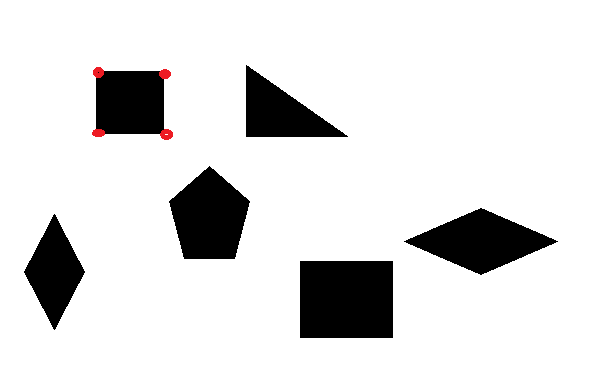
#> input picture img1.png, 600 x 386 px, given in place of the camera
$ python cam_track_hsv.py
#> lines starting #> are read from the running program, lines starting #| are printed output that depends on the picture; after the words box and inside, x2 and y2 are one past the last pixel; in counts of white or black regions, pixels touching at a corner belong together
import cv2
import numpy as np

def nothing(evt):
    pass

def zoom(img, zoom_factor=2):
    return cv2.resize(img, None, fx=zoom_factor, fy=zoom_factor)

def cvt_kel(kel):
    if kel%2==0:
        kel+=1
    return kel

cap = cv2.VideoCapture(0)
cap.set(3, 4608)
cap.set(4, 3456)

set_window = "Setting"
cv2.namedWindow(set_window)
cv2.createTrackbar('highH', set_window, 255, 255, nothing)
cv2.createTrackbar('highS', set_window, 255, 255, nothing)
cv2.createTrackbar('highV', set_window, 255, 255, nothing)

cv2.createTrackbar('lowH', set_window, 0, 255, nothing)
#> slider 'lowH' is set to 51
cv2.createTrackbar('lowS', set_window, 0, 255, nothing)
#> slider 'lowS' is set to 51
cv2.createTrackbar('lowV', set_window, 0, 255, nothing)
#> slider 'lowV' is set to 51

cv2.createTrackbar('kel', set_window, 0, 255, nothing)
#> slider 'kel' is set to 85

while 1:
    key = cv2.waitKey(1)&0xff
#> (key Esc is pressed here)
    highH = cv2.getTrackbarPos('highH', set_window)
    highS = cv2.getTrackbarPos('highS', set_window)
    highV = cv2.getTrackbarPos('highV', set_window)

    lowH = cv2.getTrackbarPos('lowH', set_window)
    lowS = cv2.getTrackbarPos('lowS', set_window)
    lowV = cv2.getTrackbarPos('lowV', set_window)


    MIN = np.array([lowH, lowS, lowV], dtype=np.uint8)
    MAX = np.array([highH, highS, highV], dtype=np.uint8)
    ret, frame = cap.read()
#> frame is the input picture: shape (386, 600, 3); mean B, G, R 222.7, 222.7, 223
    frame = cv2.resize(frame, (800, 800))
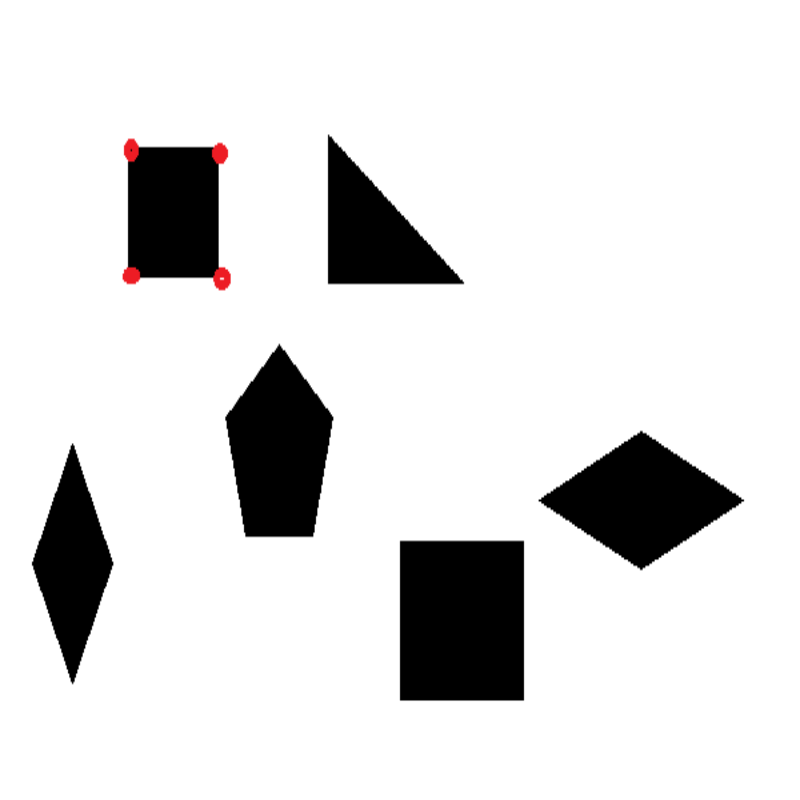
#> frame: shape (800, 800, 3); mean B, G, R 222.7, 222.7, 223
    roi = frame[200:400, 200:400].copy()
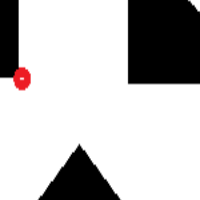
#> roi: shape (200, 200, 3); mean B, G, R 191.6, 191.5, 193.1
    roi = zoom(roi, 8)
    hsv = cv2.cvtColor(frame, cv2.COLOR_BGR2HSV)
#> hsv: shape (800, 800, 3); mean H, S, V 0.4, 0.4, 223
    mask = cv2.inRange(hsv, MIN, MAX)
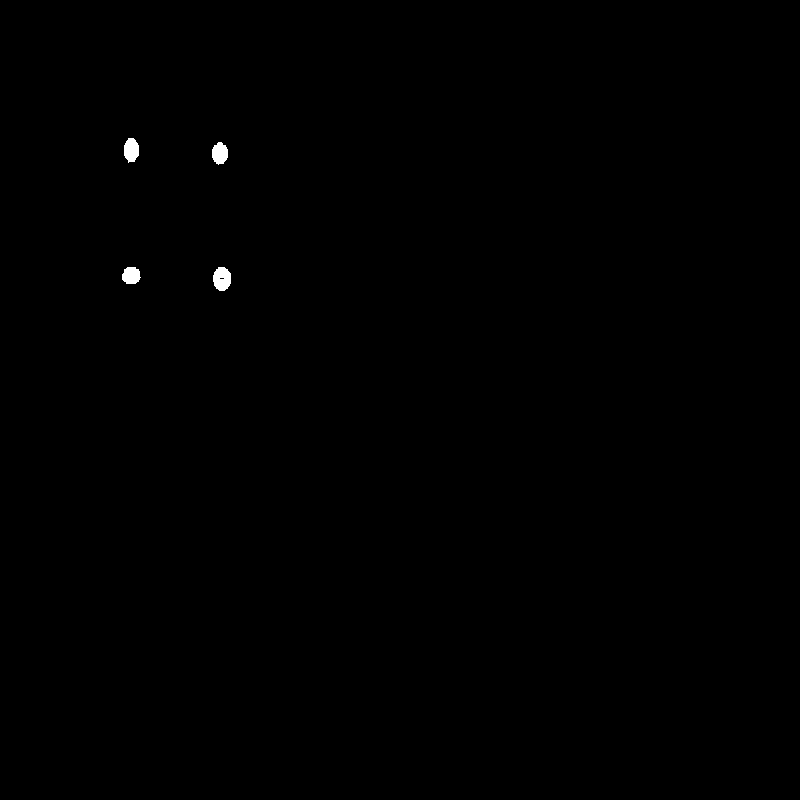
#> mask: shape (800, 800); 0.18% white; 4 white regions, box (x1, y1, x2, y2) and area: (213, 267, 231, 291) 343, (124, 138, 139, 163) 293, (212, 142, 228, 165) 280, (122, 267, 141, 284) 259

    ker = cv2.getTrackbarPos('kel', set_window)
    ker = cvt_kel(ker)
    kernel = np.ones((ker,ker),np.uint8)

    mask = cv2.dilate(mask, kernel, iterations=1)
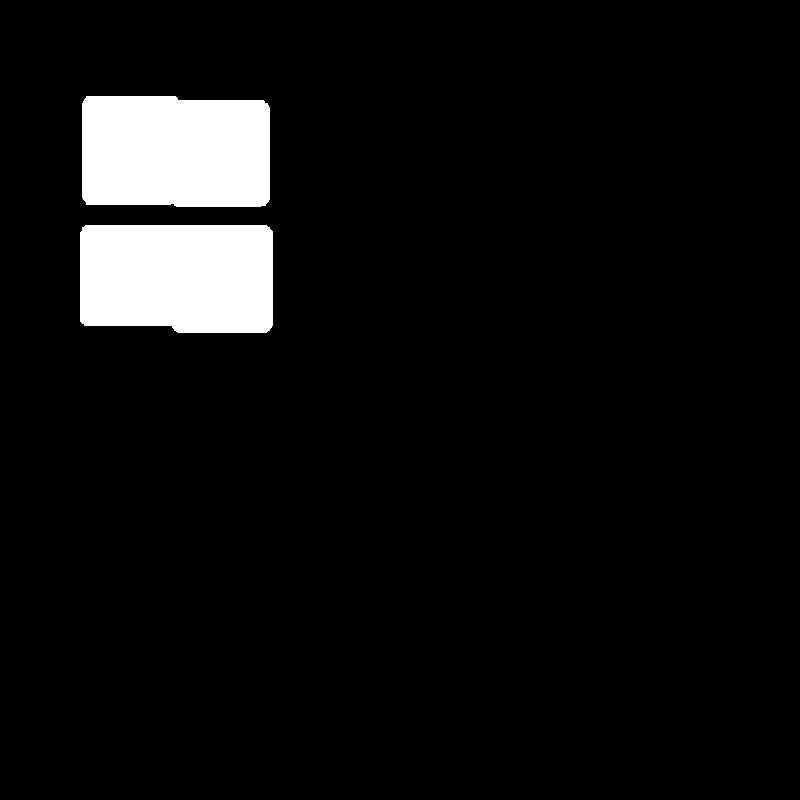
#> mask: shape (800, 800); 6.3% white; 2 white regions, box (x1, y1, x2, y2) and area: (82, 96, 270, 207) 20226, (80, 225, 273, 333) 20116
    mask = cv2.morphologyEx(mask, cv2.MORPH_CLOSE,(7,7))
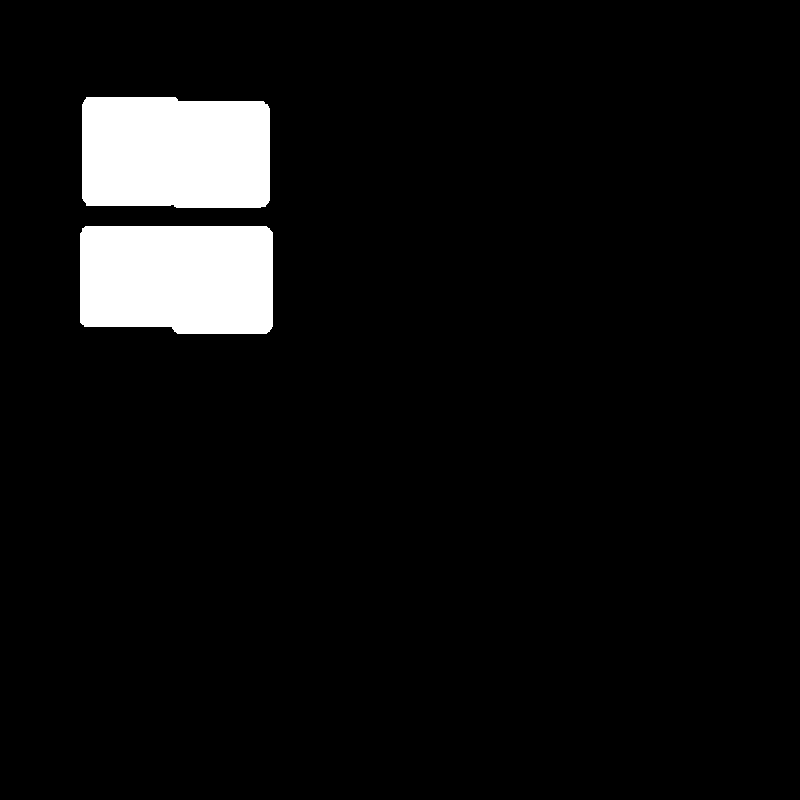
#> mask: shape (800, 800); 6.3% white; 2 white regions, box (x1, y1, x2, y2) and area: (82, 97, 270, 208) 20226, (80, 226, 273, 334) 20116

    cv2.imshow(set_window, mask)
    cv2.imshow("roi", roi)
    if key == 27:
        break

cap.release()
cv2.destroyAllWindows()
